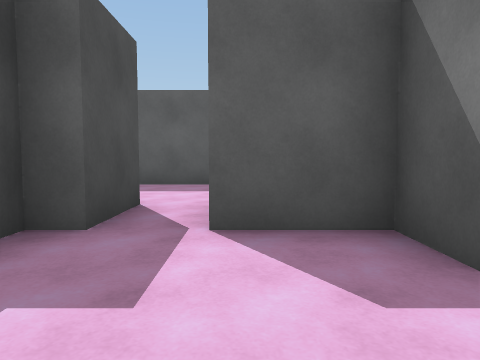
[1] (above)

16 first-person views from a walk through a scene from a Unity 3-D project. The camera is 1.2 m above the floor, tilts 4° down and sees 70° across. The floor is counted in squares, 2 m on a side. Each view is taken from the middle of a square. On the plan, view 1 faces up. The plan holds only what a view shows up to about 10 squares ahead; the rest is blank. The place goes on beyond the plan. The player is left out.

[2]
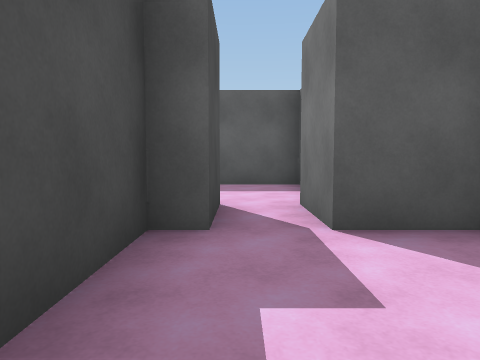

[3]
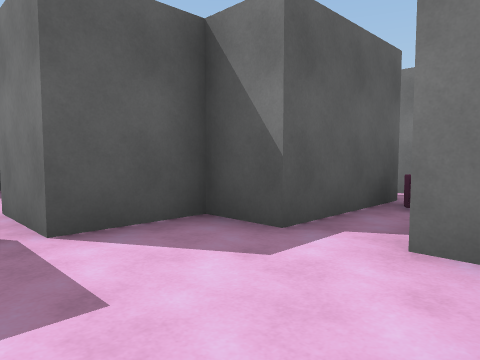

[4]
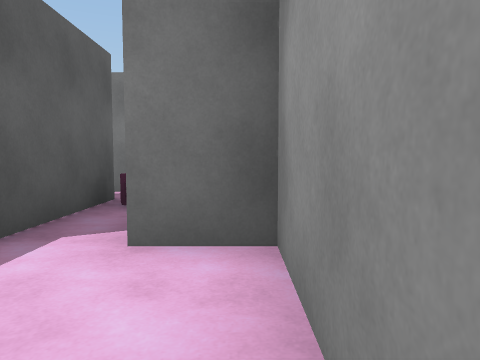

[5]
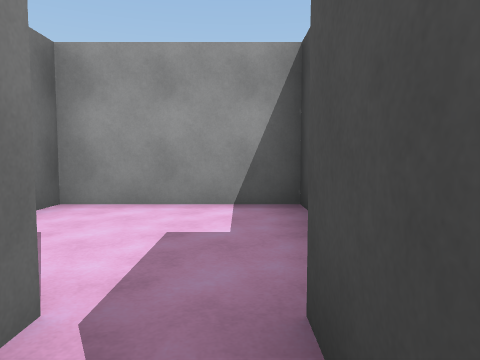

[6]
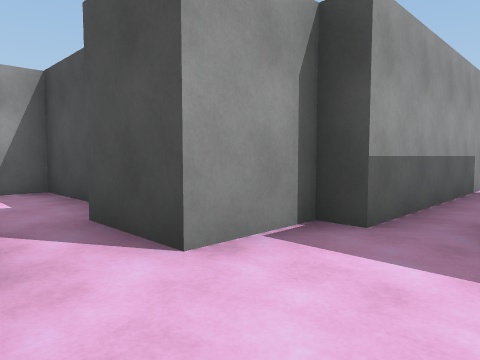

[7]
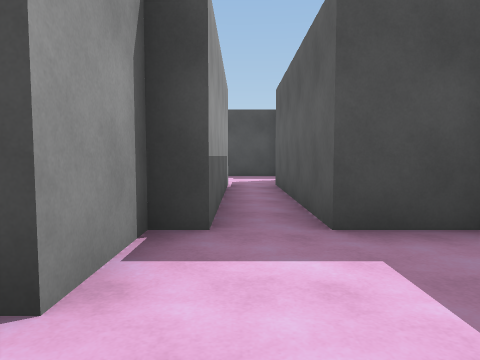

[8]
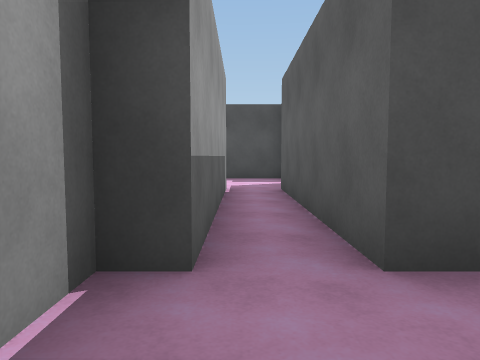

[9]
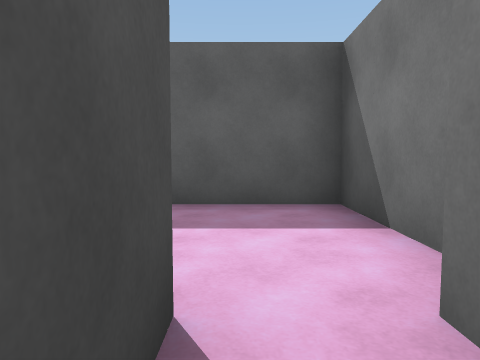

[10]
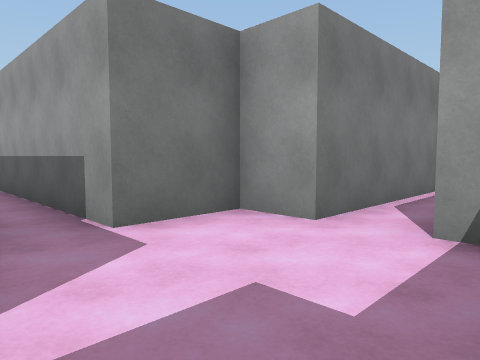

[11]
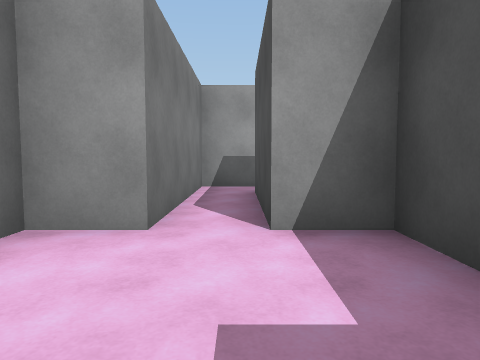

[12]
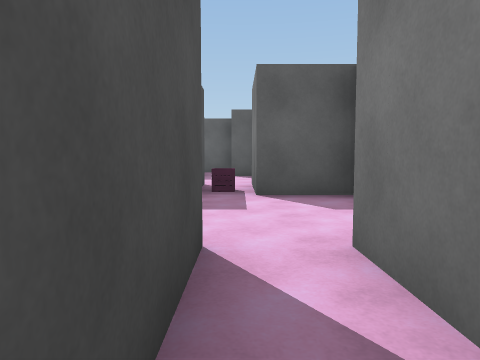

[13]
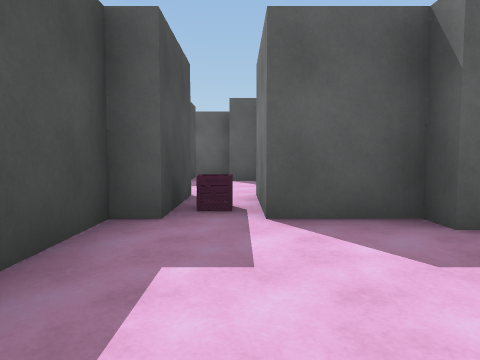

[14]
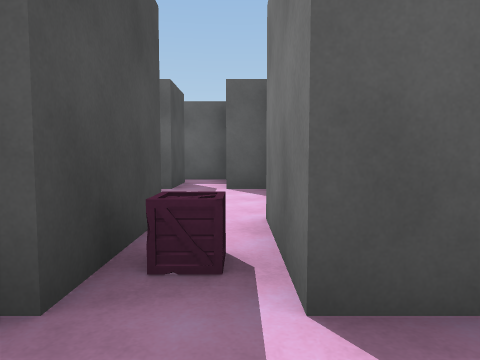

[15]
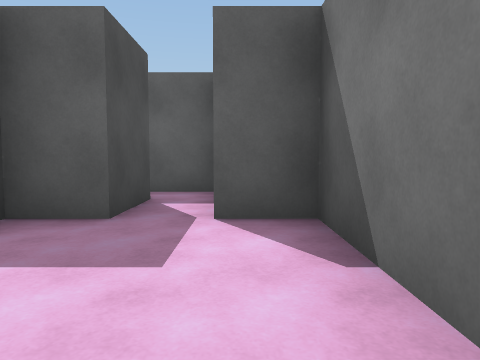

[16]
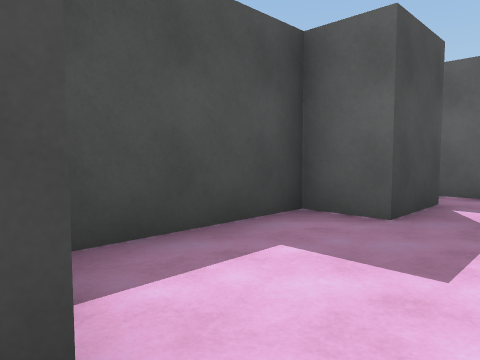

### Floor plan
Points are (right, up) in squares from view 1. A wall is a line through its corners. A room is listed if a view was taken in it or the views show most of it. See-through windows are left out.
Room 1 (views 1, 2, 3, 4, 5, 9)
walls: (-1.2, 4.3) (-1.2, 2.7) (-1.7, 2.7) (-1.7, -0.3) (1.3, -0.3) (1.3, 0.8); (3.5, 1.7) (1.3, 1.7) (1.3, 2.7) (-0.2, 2.7) (-0.2, 4.2); (-2.8, 4.8) (-2.8, 4.3)
ways out: opening at (-1, 3.5) to room 2
Room 2 (views 6, 7, 8)
walls: (-2.8, 7) (-2.8, 5.8) (-7.3, 5.8); (-2.8, 4.3) (-1.2, 4.3); (0.3, 5) (0.3, 7.2) (-2.1, 7.2); (-7.3, 4.8) (-2.8, 4.8)
ways out: opening at (-1, 3.5) to room 1; opening at (-8, 5) to room 3
Room 3 (views 10, 11, 14)
walls: (-9.7, 6.2) (-10.2, 6.2) (-10.2, 3.2) (-9.2, 3.2); (-7.3, 5.8) (-7.3, 6.2) (-8.7, 6.2); (-8.2, 3.2) (-7.3, 3.2) (-7.3, 4.8)
low walls: (-9, 6.7) (-9.5, 6.7); (-9, 7) (-9.4, 7)
ways out: opening at (-8, 5) to room 2; opening at (-9, 3) to room 4
Room 4 (views 12, 13)
walls: (-9.4, -0.7) (-8.2, -0.7) (-8.2, 3.2); (-9.2, 3.2) (-9.2, 0.2)
ways out: opening at (-9, 3) to room 3
Room 5 (views 15, 16)
walls: (-9.7, 8.4) (-9.7, 6.2); (-8.2, 9) (-8.2, 11.3) (-9.2, 11.3); (-10.2, 12.9) (-10.2, 11.3) (-11.2, 11.3) (-11.2, 8.8); (-8.7, 6.2) (-8.7, 8.2)
ways out: opening at (-10, 12)

Positions as (right, up) in squares from view 1, and headings:
1: (0, 0), facing up
2: (-1, 0), facing up
3: (-1, 0), facing up-right
4: (-1, 0), facing right
5: (-1, 4), facing down
6: (0, 6), facing down-left
7: (0, 5), facing left
8: (-1, 5), facing left
9: (-1, 3), facing up
10: (-10, 6), facing down-right
11: (-9, 6), facing down
12: (-9, 1), facing up
13: (-9, 3), facing up
14: (-9, 5), facing up
15: (-9, 8), facing up
16: (-9, 8), facing up-left
